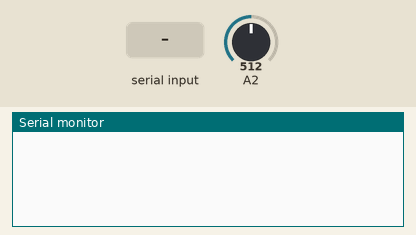
The sketch below on a simulated Arduino Uno, built with avr-gcc and run on an emulated ATmega328P. Shown: the last lines printed to the serial monitor. The inputs (shaded band) are chosen by the test bench; at power-on: A2 = 512. Random numbers use the default seed unless the sketch sets one.

Above: at 1.2 s.
1.3 s: "31" received over Serial
At 1.7 s:
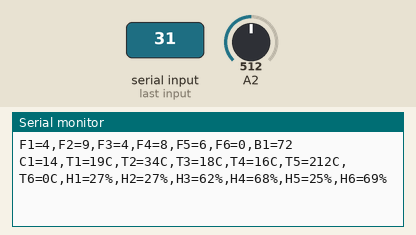
2.8 s: "32" received over Serial
At 4.0 s:
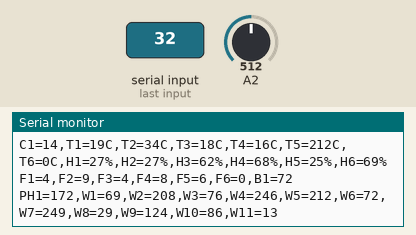

Measured:
- after the input at 1.3 s, the serial monitor: prints a new line at once (image 1)
- after the input at 2.8 s, the serial monitor: prints a new line at once (image 2)

The sketch:

Fake_Sensors.ino
```cpp
String hold = "";
byte ch = 0;
void setup() {
  Serial.begin (9600);
}

void loop() {
  randomSeed(analogRead(2));
   if (Serial.available()) {
    ch = Serial.read();
    hold = String(ch,HEX);
    if (hold == "31"){
      int c1 = random(0,15);
      Serial.print("C1=");
      Serial.print(c1);
      Serial.print(",");

      int t1 = random(0,40);
      Serial.print("T1=");
      Serial.print(t1);
      Serial.print("C");
      Serial.print(",");
      int t2 = random(0,40);
      Serial.print("T2=");
      Serial.print(t2);
      Serial.print("C");
      Serial.print(",");
      int t3 = random(0,40);
      Serial.print("T3=");
      Serial.print(t3);
      Serial.print("C");
      Serial.print(",");
      int t4 = random(0,40);
      Serial.print("T4=");
      Serial.print(t4);
      Serial.print("C");
      Serial.print(",");
      int t5 = random(0,254);
      Serial.print("T5=");
      Serial.print(t5);
      Serial.print("C");
      Serial.print(",");
      int t6 = random(0,40);
      Serial.print("T6=");
      Serial.print(t6);
      Serial.print("C");
      Serial.print(",");

      int h1 = random(0,80);
      Serial.print("H1=");
      Serial.print(h1);
      Serial.print ('%');
      Serial.print(",");
      int h2 = random(0,80);
      Serial.print("H2=");
      Serial.print(h2);
      Serial.print ('%');
      Serial.print(",");
      int h3 = random(0,80);
      Serial.print("H3=");
      Serial.print(h3);
      Serial.print ('%');
      Serial.print(",");
      int h4 = random(0,80);
      Serial.print("H4=");
      Serial.print(h4);
      Serial.print ('%');
      Serial.print(",");
      int h5 = random(0,80);
      Serial.write("H5=");
      Serial.print(h5);
      Serial.print ('%');
      Serial.print(",");
      int h6 = random(0,254);
      Serial.print("H6=");
      Serial.print(h6);
      Serial.println('%');

    } else if (hold == "32") {
      int ph1 = random(0,254);
      Serial.print("PH1=");
      Serial.print(ph1);
      Serial.print(",");
      int w1 = random(0,254);
      Serial.print("W1=");
      Serial.print(w1);
      Serial.print(",");
      int w2 = random(0,254);
      Serial.print("W2=");
      Serial.print(w2);
      Serial.print(",");
      int w3 = random(0,254);
      Serial.print("W3=");
      Serial.print(w3);
      Serial.print(",");
      int w4 = random(0,254);
      Serial.print("W4=");
      Serial.print(w4);
      Serial.print(",");
      int w5 = random(0,254);
      Serial.print("W5=");
      Serial.print(w5);
      Serial.print(",");
      int w6 = random(0,254);
      Serial.print("W6=");
      Serial.print(w6);
      Serial.print(",");
      int w7 = random(0,254);
      Serial.print("W7=");
      Serial.print(w7);
      Serial.print(",");
      int w8 = random(0,254);
      Serial.print("W8=");
      Serial.print(w8,DEC);
      Serial.print(",");
      int w9 = random(0,254);
      Serial.print("W9=");
      Serial.print(w9);
      Serial.print(",");
      int w10 = random(0,254);
      Serial.print("W10=");
      Serial.print(w10);
      Serial.print(",");
      int w11 = random(0,254);
      Serial.print("W11=");
      Serial.println(w11);

    }else if (hold == "33") {
      int f1 = random(0,10);
      Serial.print("F1=");
      Serial.print(f1,DEC);
      Serial.print(",");
      int f2 = random(0,10);
      Serial.print("F2=");
      Serial.print(f2,DEC);
      Serial.print(",");
      int f3 = random(0,10);
      Serial.print("F3=");
      Serial.print(f3,DEC);
      Serial.print(",");
      int f4 = random(0,10);
      Serial.print("F4=");
      Serial.print(f4,DEC);
      Serial.print(",");
      int f5 = random(0,10);
      Serial.print("F5=");
      Serial.print(f5,DEC);
      Serial.print(",");
      int f6 = random(0,10);
      Serial.print("F6=");
      Serial.print(f6,DEC);
      Serial.print(",");
      int b1 = random(0,254);
      Serial.print("B1=");
      Serial.println(b1,DEC);
    }
  }
}
```
